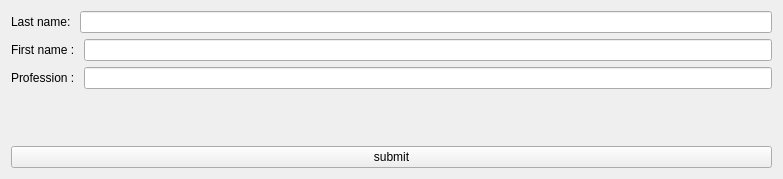
<?xml version="1.0" encoding="UTF-8"?>
<ui version="4.0">
 <class>Widget</class>
 <widget class="QWidget" name="Widget">
  <property name="geometry">
   <rect>
    <x>0</x>
    <y>0</y>
    <width>783</width>
    <height>179</height>
   </rect>
  </property>
  <property name="windowTitle">
   <string>Widget</string>
  </property>
  <layout class="QVBoxLayout" name="verticalLayout_2">
   <item>
    <layout class="QVBoxLayout" name="verticalLayout">
     <item>
      <layout class="QHBoxLayout" name="horizontalLayout">
       <item>
        <widget class="QLabel" name="lasNameLabel">
         <property name="text">
          <string>Last name: </string>
         </property>
        </widget>
       </item>
       <item>
        <widget class="QLineEdit" name="lastNameLineEdit"/>
       </item>
      </layout>
     </item>
     <item>
      <layout class="QHBoxLayout" name="horizontalLayout_2">
       <item>
        <widget class="QLabel" name="firstNameLabel">
         <property name="text">
          <string>First name : </string>
         </property>
        </widget>
       </item>
       <item>
        <widget class="QLineEdit" name="firstNameLineEdit"/>
       </item>
      </layout>
     </item>
     <item>
      <layout class="QHBoxLayout" name="horizontalLayout_3">
       <item>
        <widget class="QLabel" name="professionLabel">
         <property name="text">
          <string>Profession : </string>
         </property>
        </widget>
       </item>
       <item>
        <widget class="QLineEdit" name="professionLineEdit"/>
       </item>
      </layout>
     </item>
    </layout>
   </item>
   <item>
    <spacer name="verticalSpacer">
     <property name="orientation">
      <enum>Qt::Vertical</enum>
     </property>
     <property name="sizeHint" stdset="0">
      <size>
       <width>20</width>
       <height>30</height>
      </size>
     </property>
    </spacer>
   </item>
   <item>
    <widget class="QPushButton" name="submitButton">
     <property name="text">
      <string>submit</string>
     </property>
    </widget>
   </item>
  </layout>
 </widget>
 <resources/>
 <connections/>
</ui>
